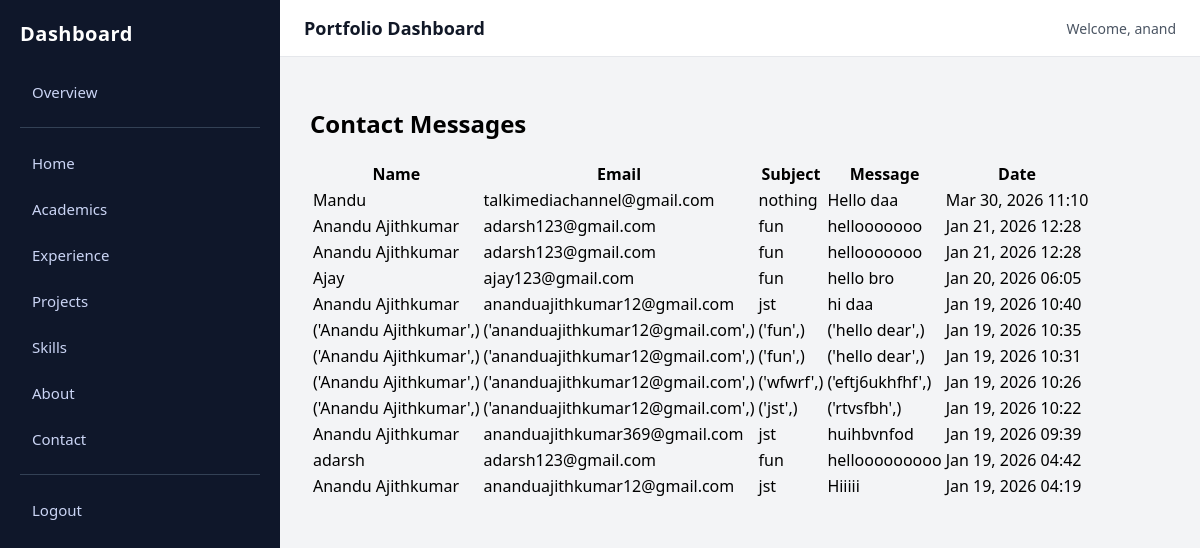
The app's page /dashboard/v1/contact/messages/ (signed in) with its own data.
### portfolio/models.py (models this page shows, shortened)
class ContactMessage(models.Model):
    name = models.CharField(max_length=100)
    email = models.EmailField()
    subject = models.CharField(max_length=200)
    message = models.TextField()
    created_at = models.DateTimeField(auto_now_add=True)

### admin_panel/views.py (the view)
# urls.py: path('v1/contact/messages/', views.contact_messages, name='contact_messages'),
@login_required(login_url='/login/')
def contact_messages(request):
    messages = ContactMessage.objects.order_by('-created_at')
    return render(request, 'dashboard/contact_messages.html', {
        'messages': messages
    })

### admin_panel/templates/dashboard/contact_messages.html
{% extends "dashboard/base.html" %}
{% block content %}
<h2>Contact Messages</h2>
<table class="table">
    <thead>
        <tr>
            <th>Name</th>
            <th>Email</th>
            <th>Subject</th>
            <th>Message</th>
            <th>Date</th>
        </tr>
    </thead>
    <tbody>
        {% for msg in messages %}
        <tr>
            <td>{{ msg.name }}</td>
            <td>{{ msg.email }}</td>
            <td>{{ msg.subject }}</td>
            <td>{{ msg.message }}</td>
            <td>{{ msg.created_at|date:"M d, Y H:i" }}</td>
        </tr>
        {% empty %}
        <tr>
            <td colspan="5">No messages yet.</td>
        </tr>
        {% endfor %}
    </tbody>
</table>
{% endblock %}

### admin_panel/templates/dashboard/base.html (shortened to what this page needs)
{% load static %}
<!DOCTYPE html>
<html lang="en">
<head>
    <link rel="stylesheet" href="{% static 'dashboard/css/dashboard.css' %}">
</head>
<body>
    <aside>
        <h3>Dashboard</h3>
        <a href="{% url 'dashboard:dashboard_home' %}">Overview</a>
        <hr>
        <a href="{% url 'dashboard:dashboard_home_edit' %}">Home</a>
        <a href="{% url 'dashboard:academics_list' %}">Academics</a>
        <a href="{% url 'dashboard:experience_list' %}">Experience</a>
        <a href="{% url 'dashboard:project_list' %}">Projects</a>
        <a href="{% url 'dashboard:skill_list' %}">Skills</a>
        <a href="{% url 'dashboard:about_edit' %}">About</a>
        <a href="{% url 'dashboard:contact_edit' %}">Contact</a>
        <hr>
        <form id="logout-form" method="post" action="{% url 'logout' %}">
            <button type="button" onclick="confirmLogout()">Logout</button>
        </form>
    </aside>
    <div class="content">
        <header>
            <h2>Portfolio Dashboard</h2>
            <span>Welcome, {{ request.user.username }}</span>
        </header>
        <main>
            {% block content %}{% endblock %}
        </main>
    </div>
</body>
</html>

### portfolio/static/dashboard/css/dashboard.css (style rules this page uses)
body { font-family: "Segoe UI", Arial, sans-serif; background: #f3f4f6; margin: 0; display: flex; min-height: 100vh; }
aside { width: 240px; background: #0f172a; color: white; padding: 20px; }
aside h3 { margin-top: 0; margin-bottom: 25px; font-size: 20px; letter-spacing: 0.5px; }
aside a, aside button { display: block; width: 100%; color: #cbd5f5; text-decoration: none; padding: 10px 12px; margin-bottom: 6px; font-size: 15px; border-radius: 6px; text-align: left; background: none; border: none; cursor: pointer; font-family: inherit; }
aside hr { border: none; border-top: 1px solid #334155; margin: 15px 0; }
.content { flex: 1; display: flex; flex-direction: column; }
header { background: white; padding: 16px 24px; border-bottom: 1px solid #e5e7eb; display: flex; justify-content: space-between; align-items: center; }
header h2 { margin: 0; font-size: 18px; color: #111827; }
header span { color: #4b5563; font-size: 14px; }
main { padding: 30px; }

### admin_panel/templates/dashboard/base.html (style rules this page uses)
body { margin: 0; min-height: 100vh; display: flex; font-family: "Segoe UI", Arial, sans-serif; background: #f3f4f6; }
aside { width: 240px; background: #0f172a; color: white; padding: 20px; }
aside h3 { margin-bottom: 25px; font-size: 20px; }
aside a, aside button { display: block; width: 100%; color: #cbd5f5; padding: 10px 12px; margin-bottom: 6px; text-decoration: none; font-size: 15px; border-radius: 6px; background: none; border: none; cursor: pointer; text-align: left; }
aside hr { border: none; border-top: 1px solid #334155; margin: 15px 0; }
.content { flex: 1; display: flex; flex-direction: column; }
header { background: white; padding: 16px 24px; border-bottom: 1px solid #e5e7eb; display: flex; justify-content: space-between; align-items: center; }
header h2 { margin: 0; font-size: 18px; color: #111827; }
header span { font-size: 14px; color: #4b5563; }
main { padding: 30px; }

### records on screen
ContactMessage: name "Mandu", email "talkimediachannel@gmail.com", subject "nothing", message "Hello daa", created_at "Mar 30, 2026 11:10"
ContactMessage: name "Anandu Ajithkumar", email "adarsh123@gmail.com", subject "fun", message "hellooooooo", created_at "Jan 21, 2026 12:28"
ContactMessage: name "Anandu Ajithkumar", email "adarsh123@gmail.com", subject "fun", message "hellooooooo", created_at "Jan 21, 2026 12:28"
ContactMessage: name "Ajay", email "ajay123@gmail.com", subject "fun", message "hello bro", created_at "Jan 20, 2026 06:05"
ContactMessage: name "Anandu Ajithkumar", email "ananduajithkumar12@gmail.com", subject "jst", message "hi daa", created_at "Jan 19, 2026 10:40"
ContactMessage: name "('Anandu Ajithkumar',)", email "('ananduajithkumar12@gmail.com',)", subject "('fun',)", message "('hello dear',)", created_at "Jan 19, 2026 10:35"
ContactMessage: name "('Anandu Ajithkumar',)", email "('ananduajithkumar12@gmail.com',)", subject "('fun',)", message "('hello dear',)", created_at "Jan 19, 2026 10:31"
ContactMessage: name "('Anandu Ajithkumar',)", email "('ananduajithkumar12@gmail.com',)", subject "('wfwrf',)", message "('eftj6ukhfhf',)", created_at "Jan 19, 2026 10:26"
ContactMessage: name "('Anandu Ajithkumar',)", email "('ananduajithkumar12@gmail.com',)", subject "('jst',)", message "('rtvsfbh',)", created_at "Jan 19, 2026 10:22"
ContactMessage: name "Anandu Ajithkumar", email "ananduajithkumar369@gmail.com", subject "jst", message "huihbvnfod", created_at "Jan 19, 2026 09:39"
ContactMessage: name "adarsh", email "adarsh123@gmail.com", subject "fun", message "hellooooooooo", created_at "Jan 19, 2026 04:42"
ContactMessage: name "Anandu Ajithkumar", email "ananduajithkumar12@gmail.com", subject "jst", message "Hiiiii", created_at "Jan 19, 2026 04:19"

### other values on screen
{{ request.user.username }} "anand"
